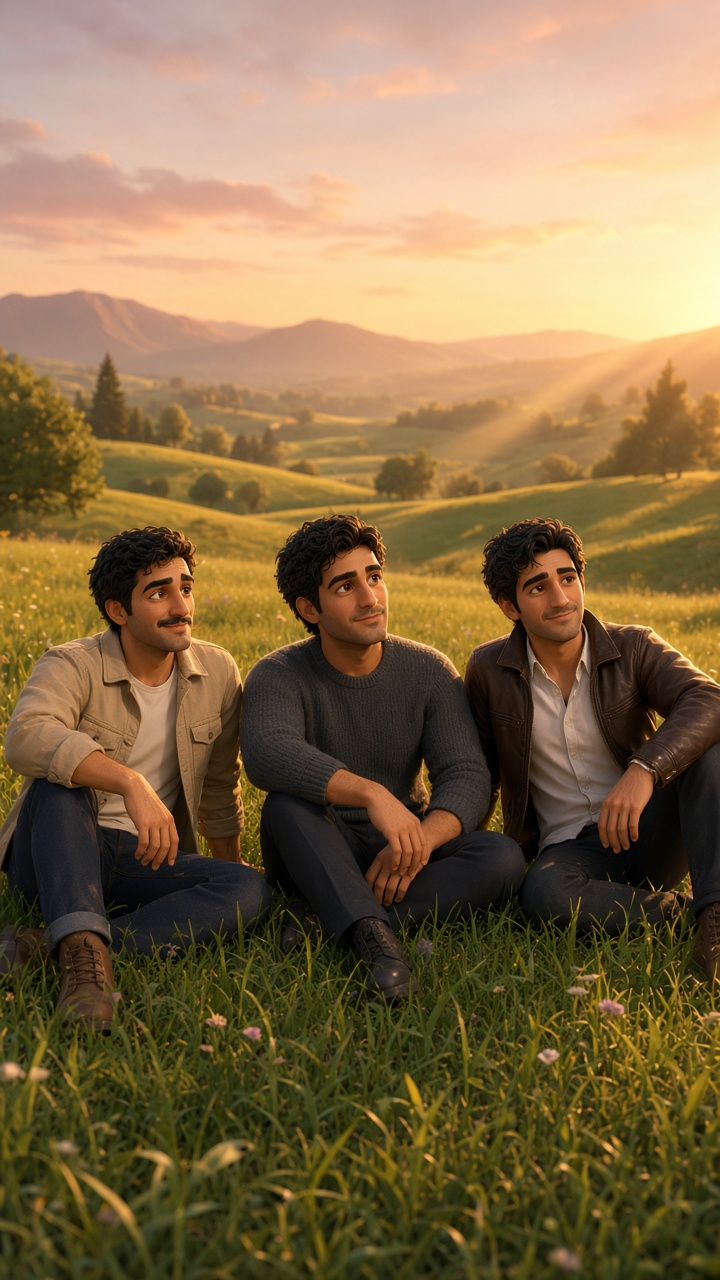
#> input picture video-production/frames/s1-wide-meadow.jpg, 720 x 1280 px, found by its file name; its folder holds 7 pictures in this run
$ python assemble.py
#> lines starting #> are read from the running program, lines starting #| are printed output that depends on the picture
#!/usr/bin/env python3
"""Assemble SILO SEPHER Episode 1 vertical cinematic video."""
from __future__ import annotations

import json
import subprocess
from pathlib import Path

from PIL import Image, ImageDraw, ImageFont, ImageFilter, ImageEnhance

PROD = Path("/agent/repos/Alll2/video-production")
FRAMES = PROD / "frames"
AUDIO = PROD / "audio"
SFX = PROD / "sfx"
OUT = PROD / "out"
CLIPS = PROD / "clips"
SUBS = PROD / "subs"
PREP = PROD / "prep"
W, H = 1080, 1920
FPS = 30

for d in (OUT, CLIPS, SUBS, PREP):
    d.mkdir(exist_ok=True)


def run(cmd: list[str]) -> None:
    print("+", " ".join(str(c) for c in cmd[:12]), ("..." if len(cmd) > 12 else ""))
    subprocess.check_call(cmd)


def prepare_still(src: Path, dest: Path) -> None:
    """Fit/cover to 1080x1920 with light grade, save as high-quality jpg."""
    im = Image.open(src).convert("RGB")
#> im is the input picture: PIL image 720x1280 RGB; mean R, G, B 132.7, 108.4, 72.7
    src_w, src_h = im.size
#> src_w = 720; src_h = 1280
    scale = max(W / src_w, H / src_h) * 1.15  # headroom for zoom
#> scale = 1.72
    nw, nh = int(src_w * scale), int(src_h * scale)
#> nw = 1242; nh = 2208
    im = im.resize((nw, nh), Image.Resampling.LANCZOS)
#> im: PIL image 1242x2208 RGB
    left = (nw - W) // 2
#> left = 81
    top = (nh - H) // 2
#> top = 144
    # Keep oversized for zoompan source: 1296x2304 (~1.2x)
    ow, oh = int(W * 1.2), int(H * 1.2)
    scale2 = max(ow / src_w, oh / src_h)
#> scale2 = 1.8
    # reopen original for clean oversized
    im = Image.open(src).convert("RGB")
    src_w, src_h = im.size
    nw, nh = int(src_w * scale2) + 2, int(src_h * scale2) + 2
#> nw = 1298; nh = 2306
    im = im.resize((nw, nh), Image.Resampling.LANCZOS)
#> im: PIL image 1298x2306 RGB
    left = (nw - ow) // 2
#> left = 1
    top = (nh - oh) // 2
#> top = 1
    im = im.crop((left, top, left + ow, top + oh))
#> im: PIL image 1296x2304 RGB
    im = ImageEnhance.Color(im).enhance(1.08)
    im = ImageEnhance.Contrast(im).enhance(1.06)
    im = ImageEnhance.Brightness(im).enhance(1.02)
    im.save(dest, quality=95)


def ken_burns(
    prep: Path,
    dest: Path,
    duration: float,
    zoom_start: float = 1.0,
    zoom_end: float = 1.08,
    pan: str = "center",
) -> None:
    frames = max(1, int(duration * FPS))
    # zoompan on 1296x2304 -> 1080x1920
    # z goes from zoom_start to zoom_end
    z_expr = f"min({zoom_start}+({zoom_end}-{zoom_start})*on/{frames},{zoom_end}+0.001)"
    if pan == "in":
        x_expr = "iw/2-(iw/zoom/2)"
        y_expr = f"ih*0.52-(ih/zoom/2)-on*{2.0/frames}"
    elif pan == "up":
        x_expr = "iw/2-(iw/zoom/2)"
        y_expr = f"ih*0.56-(ih/zoom/2)-on*{3.5/frames}"
    elif pan == "left":
        x_expr = f"iw*0.54-(iw/zoom/2)-on*{2.5/frames}"
        y_expr = "ih/2-(ih/zoom/2)"
    elif pan == "right":
        x_expr = f"iw*0.46-(iw/zoom/2)+on*{2.5/frames}"
        y_expr = "ih/2-(ih/zoom/2)"
    else:
        x_expr = "iw/2-(iw/zoom/2)"
        y_expr = "ih/2-(ih/zoom/2)"

    vf = (
        f"zoompan=z='{z_expr}':x='{x_expr}':y='{y_expr}':"
        f"d={frames}:s={W}x{H}:fps={FPS},"
        f"eq=contrast=1.03:saturation=1.05,"
        f"unsharp=5:5:0.4:5:5:0.0,"
        f"format=yuv420p"
    )
    run(
        [
            "ffmpeg",
            "-y",
            "-loop",
            "1",
            "-i",
            str(prep),
            "-vf",
            vf,
            "-frames:v",
            str(frames),
            "-c:v",
            "libx264",
            "-pix_fmt",
            "yuv420p",
            "-crf",
            "17",
            "-preset",
            "fast",
            str(dest),
        ]
    )


def render_subtitle_png(text: str, path: Path, max_width: int = 900) -> None:
#> called with max_width = 900
    font = ImageFont.truetype(
        "/usr/share/fonts/truetype/noto/NotoNaskhArabic-Regular.ttf", 42
    )
    # Wrap on original Persian words, then reshape each line
    words = text.split()
    raw_lines: list[str] = []
    cur: list[str] = []
    probe = ImageDraw.Draw(Image.new("RGBA", (8, 8)))

    def width_of(raw: str) -> int:
        # Noto Naskh + Pillow already shape and order Persian. Do not
        # reshape or run bidi here — that reverses the line.
        bbox = probe.textbbox((0, 0), raw, font=font)
        return bbox[2] - bbox[0]

    for w in words:
        trial = " ".join(cur + [w])
        if cur and width_of(trial) > max_width:
            raw_lines.append(" ".join(cur))
            cur = [w]
        else:
            cur.append(w)
    if cur:
        raw_lines.append(" ".join(cur))

    lines = list(raw_lines)
    line_h = 58
    pad_x, pad_y = 30, 20
    widths = []
    for ln in lines:
        bbox = probe.textbbox((0, 0), ln, font=font)
        widths.append(bbox[2] - bbox[0])
    tw = max(widths) if widths else 120
    img = Image.new("RGBA", (tw + pad_x * 2, len(lines) * line_h + pad_y * 2), (0, 0, 0, 0))
#> img: PIL image 957x98 RGBA; every value is 0
    bar = Image.new("RGBA", img.size, (0, 0, 0, 0))
    bd = ImageDraw.Draw(bar)
    bd.rounded_rectangle(
        (0, 0, img.size[0] - 1, img.size[1] - 1),
        radius=20,
        fill=(8, 4, 2, 155),
    )
    img = Image.alpha_composite(img, bar)
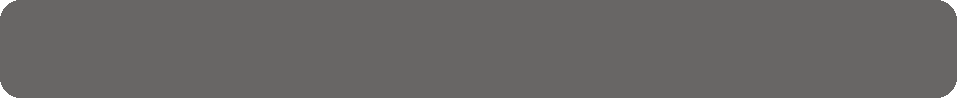
#> img: PIL image 957x98 RGBA; mean R, G, B, A 8, 4, 2, 154.4; transparent parts drawn white
    draw = ImageDraw.Draw(img)
    y = pad_y
    for ln in lines:
        bbox = draw.textbbox((0, 0), ln, font=font)
        lw = bbox[2] - bbox[0]
        x = (img.size[0] - lw) // 2
        draw.text((x + 2, y + 2), ln, font=font, fill=(0, 0, 0, 210))
        draw.text((x, y), ln, font=font, fill=(255, 238, 214, 255))
        y += line_h
#> this loop made 1 pass
#> (bbox, lw, x) on pass 1: ((0, 12, 897, 57), 897, 30)
#> after the loop, y = 78
    img.save(path)
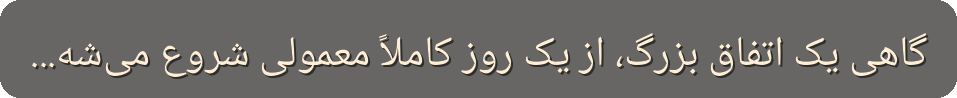
#> saved as s1a.png: PIL image 957x98 RGBA; mean R, G, B, A 21.6, 17.1, 13.9, 161.9; transparent parts drawn white


def overlay_sub(video: Path, sub_png: Path | None, dest: Path, duration: float) -> None:
    if sub_png is None:
        run(
            [
                "ffmpeg",
                "-y",
                "-i",
                str(video),
                "-c:v",
                "copy",
                "-t",
                str(duration),
                str(dest),
            ]
        )
        return
    fc = f"[0:v][1:v]overlay=(W-w)/2:H-h-130:enable='between(t,0.12,{max(0.4, duration - 0.08)})'[v]"
    run(
        [
            "ffmpeg",
            "-y",
            "-i",
            str(video),
            "-i",
            str(sub_png),
            "-filter_complex",
            fc,
            "-map",
            "[v]",
            "-c:v",
            "libx264",
            "-pix_fmt",
            "yuv420p",
            "-crf",
            "17",
            "-preset",
            "fast",
            "-t",
            str(duration),
            str(dest),
        ]
    )


# [88 lines left out: functions concat_videos, mix_audio, not called in this run]


def main() -> None:
    shots = [
        # id, image, dur, zoom_s, zoom_e, pan, subtitle
        ("s1a", "s1-wide-meadow.jpg", 4.3, 1.0, 1.07, "in", "گاهی یک اتفاق بزرگ، از یک روز کاملاً معمولی شروع می‌شه..."),
        ("s1b", "s1-wide-closer.jpg", 4.3, 1.0, 1.06, "up", "از یک گفت‌وگوی ساده بین سه دوست قدیمی."),
        ("s2a", "s2-arash-speaking.jpg", 3.2, 1.0, 1.05, "center", "من همیشه به دنیای قهوه علاقه داشتم..."),
        ("s2b", "s2-beans-cutaway.jpg", 1.8, 1.0, 1.12, "in", None),
        ("s2c", "s2-arash-speaking.jpg", 2.4, 1.02, 1.07, "right", "به دستگاه‌ها، آسیاب‌ها، دانه قهوه"),
        ("s2d", "s2-espresso-cutaway.jpg", 1.6, 1.0, 1.1, "in", None),
        ("s2e", "s2-grinder-cutaway.jpg", 1.5, 1.0, 1.1, "in", None),
        ("s2f", "s2-arash-speaking.jpg", 1.4, 1.04, 1.08, "center", "و همه چیزهایی که پشت یک فنجون قهوه خوبه."),
        ("s3a", "s3-shahab-speaking.jpg", 6.3, 1.0, 1.05, "center", "خب، اگه قراره وارد این کار بشیم، شما تأمین و آماده‌سازی رو انجام بدین؛ فروشش با من."),
        ("s3b", "s3-mahyar-speaking.jpg", 8.4, 1.0, 1.05, "center", "تو از فردا شروع کن و اطلاعات جمع کن. سرمایه و امکانات اولیه رو من فراهم می‌کنم."),
        ("s4a", "s4-arash-thinking.jpg", 3.6, 1.0, 1.07, "in", "شاید این حرف‌ها می‌تونست مثل هزاران گفت‌وگوی دیگه، همون‌جا تموم بشه..."),
        ("s4b", "s4-mahyar-horizon.jpg", 3.6, 1.0, 1.06, "up", None),
        ("s4c", "s4-shahab-smile.jpg", 3.6, 1.0, 1.05, "center", "اما این بار، قرار نبود فقط یک رؤیا باقی بمونه."),
        ("s5a", "s5-arash-research.jpg", 2.8, 1.0, 1.07, "in", "از فردای اون روز، آرش شروع کرد."),
        ("s5b", "s5-mahyar-planning.jpg", 2.8, 1.0, 1.06, "center", "مهیار مسئولیت سرمایه و امکانات رو پذیرفت"),
        ("s5c", "s5-shahab-sales.jpg", 2.8, 1.0, 1.06, "right", "و شهاب آماده فروش شد."),
        ("s5d", "s5-beans-bag.jpg", 3.1, 1.0, 1.12, "in", "این‌طوری، مسیر سیلو سپهر آغاز شد."),
        ("brand", "brand_card.png", 3.5, 1.0, 1.04, "center", None),
    ]

    clip_paths: list[Path] = []
    t = 0.0
    meta = []
    for sid, img_name, dur, zs, ze, pan, sub in shots:
        src = FRAMES / img_name
        prep = PREP / f"{sid}.jpg"
        raw = CLIPS / f"{sid}_raw.mp4"
        final = CLIPS / f"{sid}.mp4"
        print(f"== {sid} {dur}s ==")
        prepare_still(src, prep)
        ken_burns(prep, raw, dur, zs, ze, pan)
        if sub:
            sp = SUBS / f"{sid}.png"
            render_subtitle_png(sub, sp)
            overlay_sub(raw, sp, final, dur)
        else:
            overlay_sub(raw, None, final, dur)
        clip_paths.append(final)
        meta.append({"id": sid, "start": round(t, 3), "dur": dur, "sub": sub})
        t += dur
#> pass 2 of the loop in main, `for sid, img_name, dur, zs, ze, pan, sub in shots:`:
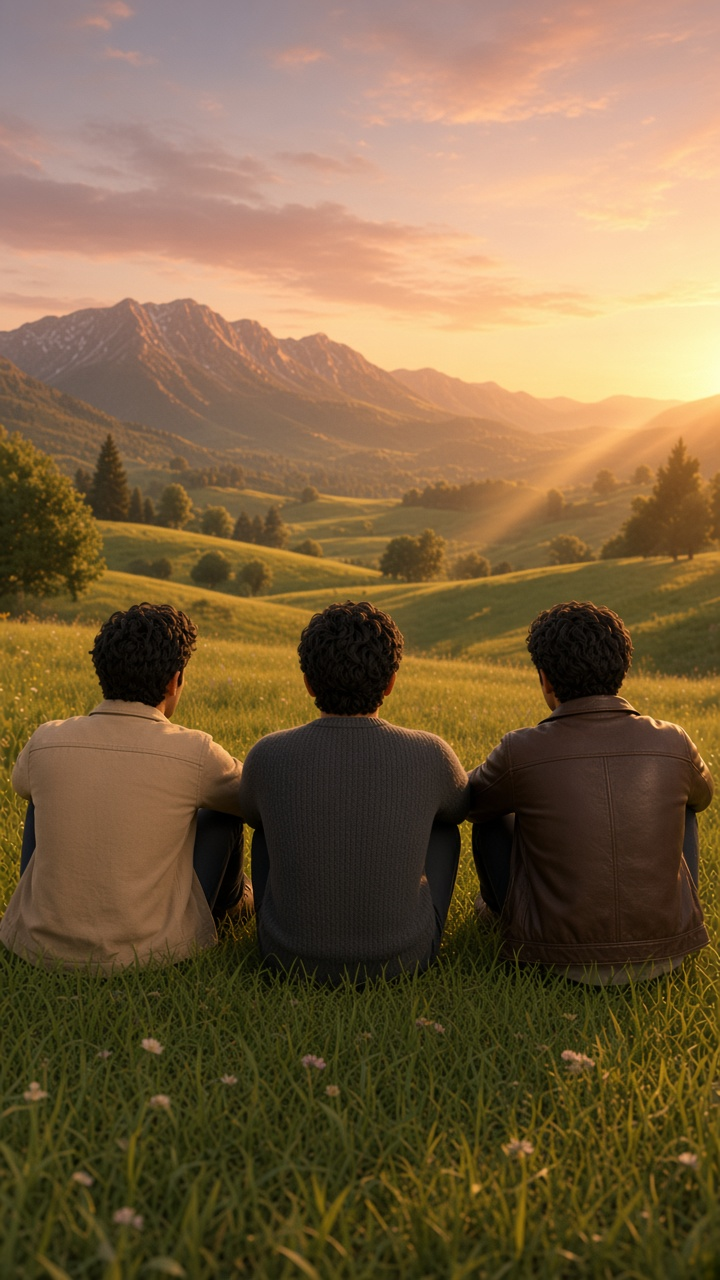
#> input picture video-production/frames/s1-wide-closer.jpg, 720 x 1280 px, found by its file name
#> in prepare_still, im is the input picture: PIL image 720x1280 RGB; mean R, G, B 124.7, 100.1, 67.5
#> in render_subtitle_png (call 2), `img = Image.alpha_composite(img, bar)`:
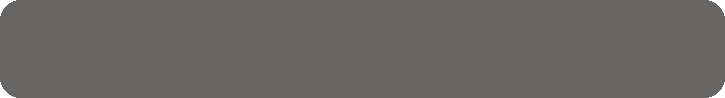
#> img: PIL image 725x98 RGBA; mean R, G, B, A 8, 4, 2, 154.2; transparent parts drawn white
#> the loop in render_subtitle_png (call 2), `for ln in lines:` made 1 pass
#> (bbox, lw, x) on pass 1: ((0, 12, 665, 56), 665, 30)
#> in render_subtitle_png (call 2), `img.save(path)`:
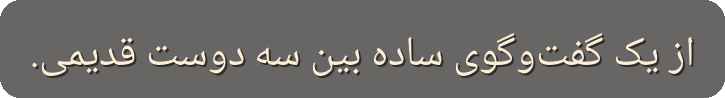
#> saved as s1b.png: PIL image 725x98 RGBA; mean R, G, B, A 20.5, 16, 12.9, 161.1; transparent parts drawn white
#> pass 3 of the loop in main, `for sid, img_name, dur, zs, ze, pan, sub in shots:`:
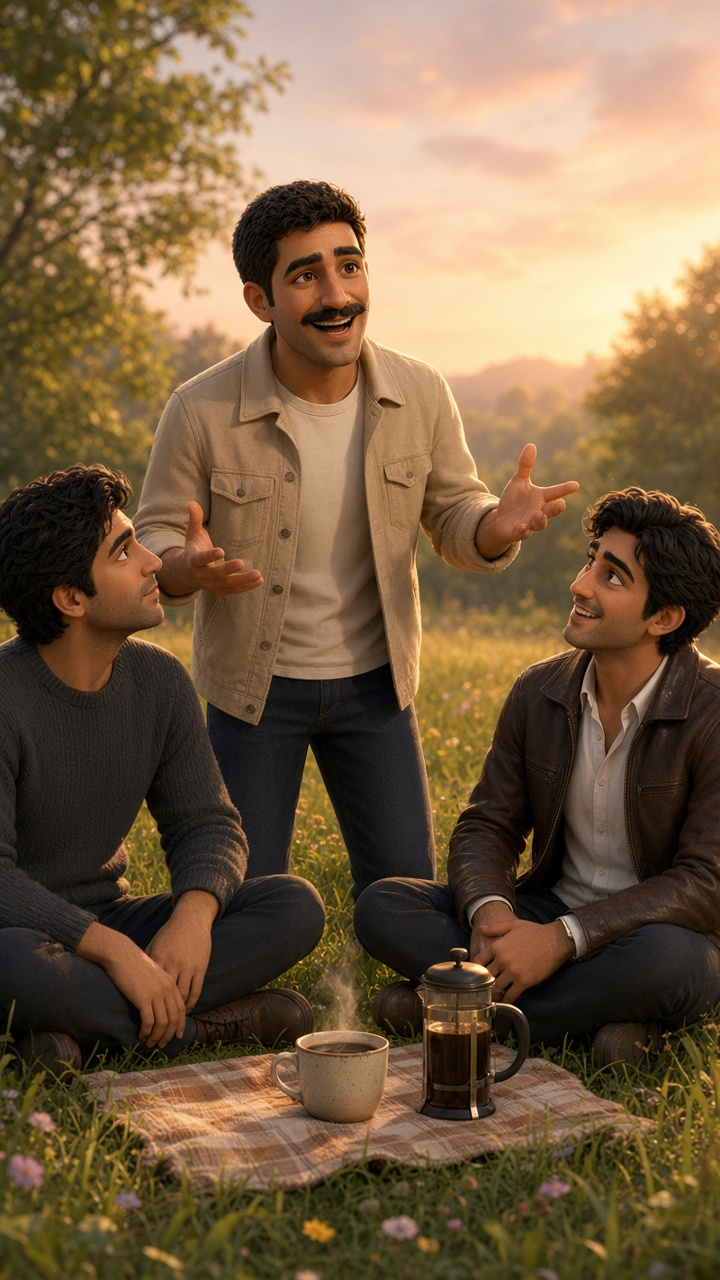
#> input picture video-production/frames/s2-arash-speaking.jpg, 720 x 1280 px, found by its file name
#> in prepare_still, im is the input picture: PIL image 720x1280 RGB; mean R, G, B 119.6, 95.3, 67.5
#> in render_subtitle_png (call 3), `img = Image.alpha_composite(img, bar)`:
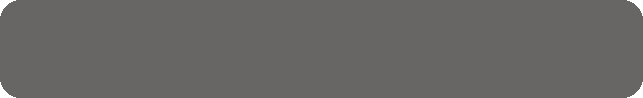
#> img: PIL image 643x98 RGBA; mean R, G, B, A 8, 4, 2, 154.1; transparent parts drawn white
#> the loop in render_subtitle_png (call 3), `for ln in lines:` made 1 pass
#> (bbox, lw, x) on pass 1: ((0, 16, 583, 58), 583, 30)
#> in render_subtitle_png (call 3), `img.save(path)`:
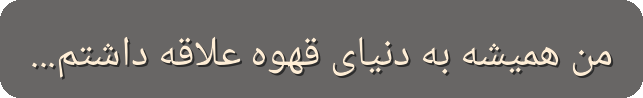
#> saved as s2a.png: PIL image 643x98 RGBA; mean R, G, B, A 21, 16.4, 13.3, 161.2; transparent parts drawn white
#> the loop made 4 passes; the first 3 are shown

    total = t
    print("TOTAL", total)
    (OUT / "timeline.json").write_text(json.dumps(meta, ensure_ascii=False, indent=2))

    video_silent = OUT / "video_silent.mp4"
    concat_videos(clip_paths, video_silent)

    # Audio cue points from cumulative durations
    def cue_after(n: int) -> float:
        return sum(s[2] for s in shots[:n])

    s1, s2, s3, s3b, s4, s5 = (
        0.0,
        cue_after(2),
        cue_after(8),
        cue_after(9),
        cue_after(10),
        cue_after(13),
    )
    print("Audio cues", s1, s2, s3, s3b, s4, s5)

    audio_mix = OUT / "audio_mix.wav"
    mix_audio(
        [
            {"path": AUDIO / "narr_01.wav", "start": s1 + 0.12, "volume": 1.2},
            {"path": AUDIO / "arash_01.wav", "start": s2 + 0.08, "volume": 1.25},
            {"path": AUDIO / "shahab_01.wav", "start": s3 + 0.12, "volume": 1.25},
            {"path": AUDIO / "mahyar_01.wav", "start": s3b + 0.08, "volume": 1.25},
            {"path": AUDIO / "narr_02.wav", "start": s4 + 0.12, "volume": 1.2},
            {"path": AUDIO / "narr_03.wav", "start": s5 + 0.08, "volume": 1.2},
        ],
        total,
        audio_mix,
    )

    final = OUT / "SILO_SEPHER_EP1_Three_Friends_One_Dream.mp4"
    run(
        [
            "ffmpeg",
            "-y",
            "-i",
            str(video_silent),
            "-i",
            str(audio_mix),
            "-c:v",
            "libx264",
            "-pix_fmt",
            "yuv420p",
            "-crf",
            "16",
            "-preset",
            "medium",
            "-c:a",
            "aac",
            "-b:a",
            "192k",
            "-shortest",
            "-movflags",
            "+faststart",
            str(final),
        ]
    )
    # also copy deliverable to repo root out
    deliver = PROD / "SILO_SEPHER_EP1_Three_Friends_One_Dream.mp4"
    run(["cp", str(final), str(deliver)])
    probe = subprocess.check_output(
        [
            "ffprobe",
            "-v",
            "error",
            "-show_entries",
            "format=duration,size:stream=width,height,codec_name",
            "-of",
            "json",
            str(final),
        ],
        text=True,
    )
    print(probe)
    print("DONE", final)


if __name__ == "__main__":
#> (the run stopped early here; a loop or call above may not have finished)
